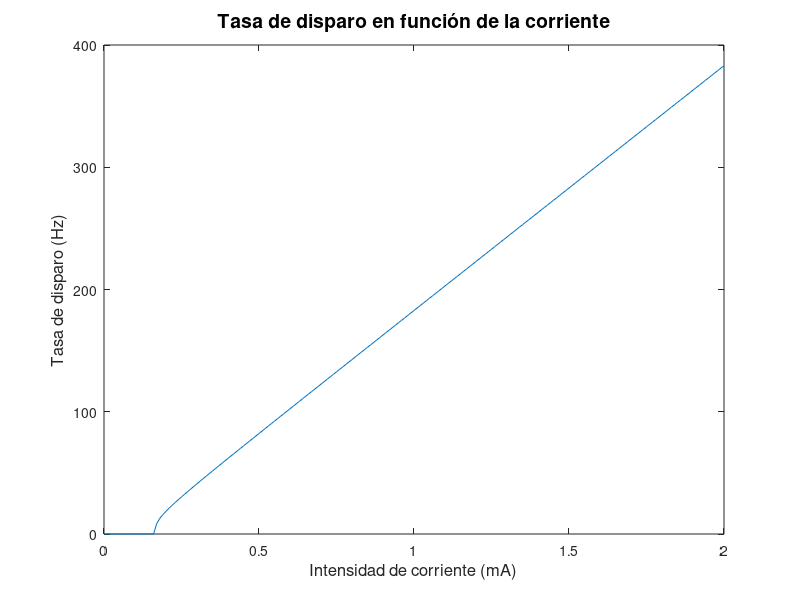

MATLAB code for this plot:
1;
tm = 30 * 1e-3; %ms
Vl = -65 * 1e-3; %mV
Vcero = Vl ;
Vtita = -50 * 1e-3; %mv
R = 90 * 1e6; %MOhm


I = [0:0.01:2] .* 1e-9; %nA

for i = 1 : length(I);
	if Vtita - Vl < R*I(i)	
	r(i) = (tm*log((Vl -Vcero + I(i)*R)/(Vl -Vtita + I(i)*R)))^(-1);
	else
	r(i) = 0;
	end
end



plot(I*1e9,r);
title('Tasa de disparo en función de la corriente', 'fontsize', 14)
xlabel('Intensidad de corriente (mA)', 'fontsize',12);
ylabel('Tasa de disparo (Hz)', 'fontsize',12);

print('tasa1.jpg');
